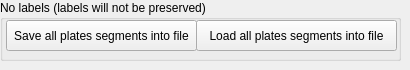
         <widget class="QWidget" name="tab_14">
          <attribute name="title">
           <string>Add-on 2</string>
          </attribute>
          <widget class="QGroupBox" name="groupBox_17">
           <property name="geometry">
            <rect>
             <x>0</x>
             <y>0</y>
             <width>401</width>
             <height>61</height>
            </rect>
           </property>
           <property name="title">
            <string>No labels (labels will not be preserved)</string>
           </property>
           <widget class="QPushButton" name="Classification_save__all_plates_segm_to_file_labeling_button_2">
            <property name="geometry">
             <rect>
              <x>6</x>
              <y>20</y>
              <width>191</width>
              <height>31</height>
             </rect>
            </property>
            <property name="text">
             <string>Save all plates segments into file</string>
            </property>
           </widget>
           <widget class="QPushButton" name="Classification_load__all_plates_segm_to_file_labeling_button_2">
            <property name="geometry">
             <rect>
              <x>196</x>
              <y>20</y>
              <width>201</width>
              <height>31</height>
             </rect>
            </property>
            <property name="text">
             <string>Load all plates segments into file</string>
            </property>
           </widget>
          </widget>
         </widget>
